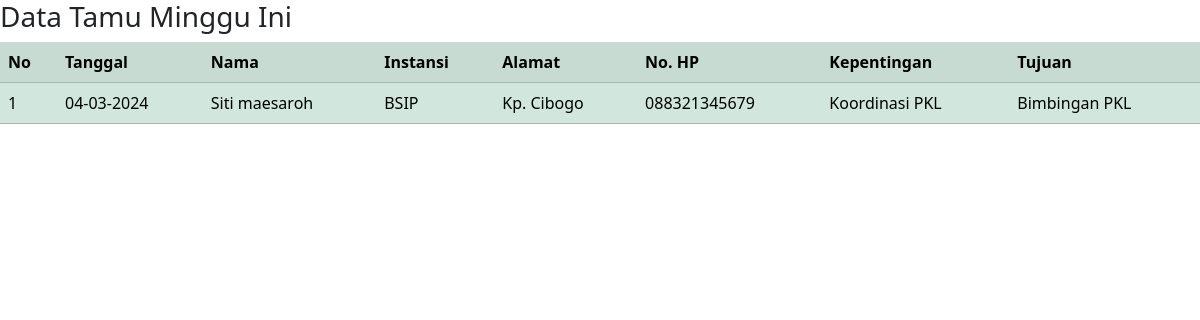
The app's page /app/tamu_perminggu.php (signed in) with its own data.
### tables this page shows
CREATE TABLE `tamu` (
  `no` int(11) NOT NULL,
  `tanggal` varchar(25) NOT NULL,
  `nama` varchar(80) NOT NULL,
  `instansi` varchar(80) NOT NULL,
  `alamat` text NOT NULL,
  `nohp` varchar(50) NOT NULL,
  `kepentingan` varchar(100) NOT NULL,
  `tujuan` varchar(100) NOT NULL
);

### app/tamu_perminggu.php (the view, shortened to what this page needs)
<?php
include "koneksi.php";
include "boot.php";
$start_of_week = date('d-m-Y', strtotime('last Monday'));
$end_of_week = date('d-m-Y', strtotime('next Sunday'));
$tampil = $konek->query("SELECT *, DATE_FORMAT(tanggal, '%d-%m-%Y') AS tanggal_formatted FROM tamu WHERE tanggal BETWEEN '$start_of_week' AND '$end_of_week'");
?>
<h3>Data Tamu Minggu Ini</h3>
<table class="table table-success table-striped">
    <tr>
        <th scope="col">No</th>
        <th scope="col">Tanggal</th>
        <th scope="col">Nama</th>
        <th scope="col">Instansi</th>
        <th scope="col">Alamat</th>
        <th scope="col">No. HP</th>
        <th scope="col">Kepentingan</th>
        <th scope="col">Tujuan</th>
    </tr>
    <?php
    $no = 0;
    while ($t = $tampil->fetch_array()) {
        $no++;
        echo "<tr>";
        echo "<td>$no</td>";
        echo "<td>$t[tanggal]</td>";
        echo "<td>$t[nama]</td>";
        echo "<td>$t[instansi]</td>";
        echo "<td>$t[alamat]</td>";
        echo "<td>$t[nohp]</td>";
        echo "<td>$t[kepentingan]</td>";
        echo "<td>$t[tujuan]</td>";
        ?>
        <?php
        echo "</tr>";
    }
    ?>
</table>

### records on screen
tamu: tanggal "04-03-2024", nama "Siti maesaroh", instansi "BSIP", alamat "Kp. Cibogo", nohp "088321345679", kepentingan "Koordinasi PKL", tujuan "Bimbingan PKL"
